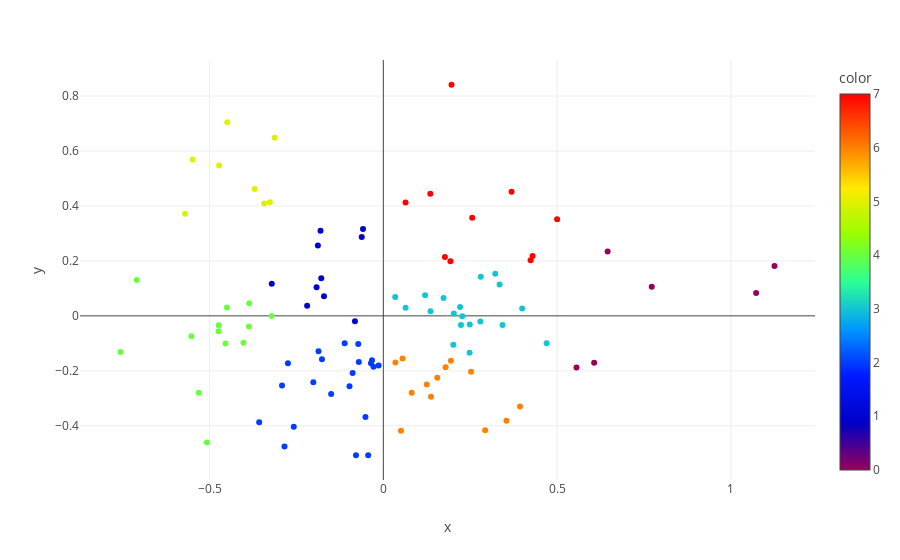

The code cell stored with this chart in its notebook:
### Markdown cell above
# Clustering
Clustering adalah proses pengelompokan data atau objek-objek serupa menjadi kelompok-kelompok yang lebih homogen berdasarkan kesamaan fitur atau karakteristik tertentu.

## K-Means
Algoritma k-means adalah metode clustering yang mengelompokkan data menjadi beberapa kelompok berdasarkan jaraknya ke pusat kelompok yang ditentukan secara iteratif.

Berikut ini penjelasan langkah-langkah algoritma clustering k-means:

1. Inisialisasi: Secara acak, pilih K titik data awal sebagai pusat-pusat awal (centroid). Pusat-pusat ini mewakili titik-titik pusat kelompok awal.

2. Penugasan: Untuk setiap titik data dalam himpunan data, hitung jarak antara titik tersebut dengan setiap pusat. Berikan titik data ke kelompok yang memiliki pusat terdekat dengan titik tersebut. Langkah ini biasanya menggunakan jarak Euclidean, tetapi bisa juga menggunakan metrik jarak lainnya.

3. Pembaruan: Setelah mengalokasikan semua titik data ke dalam kelompok-kelompok, hitung kembali pusat kelompok (centroid) dari setiap kelompok. Pusat kelompok dihitung sebagai nilai rata-rata dari semua titik data yang termasuk dalam kelompok tersebut.

4. Iterasi: Ulangi langkah penugasan dan pembaruan secara berulang hingga konvergensi. Konvergensi terjadi ketika penugasan titik-titik data ke kelompok-kelompok tidak berubah lagi atau ketika mencapai batas iterasi maksimum yang telah ditentukan sebelumnya.

5. Hasil Akhir: Setelah algoritma konvergen, titik-titik data dikelompokkan ke dalam K kelompok yang berbeda. Setiap titik data termasuk dalam kelompok yang memiliki pusat terdekat dengan titik tersebut.

### Code cell
# rubah bentuk data ke list 
data2 = list(zip(pca_df['x'], pca_df['y']))

# fit kmeans model
kmeans = KMeans(n_init=10, max_iter=1000).fit(data2)

# make scatter plot using plotly
fig = px.scatter(pca_df, x='x', y='y', color=kmeans.labels_, color_continuous_scale='rainbow', hover_data=[data.artist, data.name])
fig.show()

### Figure 1 — Plotly figure (JSON) as saved in the notebook; plotly's stock layout.template omitted (floating-point values rounded to 4 significant figures; data arrays with more than 128 entries replaced by an {"elided": "..."} marker saying what was removed)
{"data": [{"customdata": {"elided": "100x2 str values"}, "hovertemplate": "x=%{x}<br>y=%{y}<br>hover_data_0=%{customdata[0]}<br>hover_data_1=%{customdata[1]}<br>color=%{marker.color}<extra></extra>", "legendgroup": "", "marker": {"color": [3, 6, 4, 4, 4, 1, 2, 4, 6, 2, 5, 2, 2, 4, 4, 5, 4, 6, 4, 4, 6, 4, 2, 5, 2, 4, 6, 2, 3, 4, 6, 0, 2, 1, 2, 3, 5, 1, 1, 3, 3, 5, 7, 2, 2, 6, 3, 5, 1, 7, 5, 7, 7, 3, 3, 6, 0, 7, 3, 3, 3, 7, 1, 5, 0, 2, 6, 4, 0, 2, 2, 6, 1, 6, 2, 2, 3, 3, 3, 1, 7, 0, 7, 7, 7, 2, 3, 2, 6, 2, 1, 1, 2, 3, 6, 3, 2, 3, 3, 0], "coloraxis": "coloraxis", "symbol": "circle"}, "mode": "markers", "name": "", "orientation": "v", "showlegend": false, "type": "scatter", "x": [0.136, 0.05074, -0.3867, -0.454, -0.7095, -0.1884, -0.2844, -0.5523, 0.05528, -0.09737, -0.3427, -0.3572, -0.04363, -0.4737, -0.4501, -0.3701, -0.5313, 0.2524, -0.4741, -0.5076, 0.2929, -0.3859, -0.1766, -0.5705, -0.2015, -0.3217, 0.1372, -0.05151, 0.1732, -0.7563, 0.3542, 0.6066, -0.1113, -0.2192, -0.2915, 0.03427, -0.4492, -0.321, -0.1921, 0.2013, 0.2482, -0.5487, 0.06393, -0.1502, -0.2746, 0.0816, 0.064, -0.3124, -0.06218, 0.1962, -0.4725, 0.369, 0.2557, 0.2791, 0.3429, 0.1791, 1.126, 0.1352, 0.4699, 0.2029, 0.2208, 0.1771, -0.05851, -0.3266, 0.6454, -0.1865, 0.1552, -0.4024, 0.7722, -0.07216, -0.2578, 0.03474, -0.08172, 0.1248, -0.03553, -0.03269, 0.2234, 0.322, 0.2805, -0.1808, 0.4293, 0.5558, 0.4238, 0.5001, 0.1931, -0.02834, 0.227, -0.07875, 0.1945, -0.01367, -0.1708, -0.1786, -0.08843, 0.2486, 0.3932, 0.3994, -0.07052, 0.1203, 0.3346, 1.073], "xaxis": "x", "y": [0.01689, -0.4179, -0.03913, -0.1003, 0.1307, 0.2561, -0.4752, -0.07441, -0.1547, -0.2566, 0.4094, -0.3868, -0.5072, -0.0345, 0.03057, 0.4621, -0.2795, -0.203, -0.05575, -0.4605, -0.4161, 0.0457, -0.1577, 0.3715, -0.2415, -0.0005038, -0.294, -0.3684, 0.06539, -0.1312, -0.3815, -0.1703, -0.09939, 0.03661, -0.2537, 0.06868, 0.7049, 0.1173, 0.1038, -0.1053, -0.1342, 0.5695, 0.4128, -0.2843, -0.1727, -0.2797, 0.02999, 0.6485, 0.2875, 0.8412, 0.5475, 0.4522, 0.3571, -0.02069, -0.03335, -0.1875, 0.1818, 0.4442, -0.0995, 0.009078, 0.03223, 0.2141, 0.3164, 0.414, 0.234, -0.1288, -0.2251, -0.09766, 0.1064, -0.1027, -0.4037, -0.1701, -0.0195, -0.2494, -0.1729, -0.1615, -0.03295, 0.1532, 0.1425, 0.3102, 0.218, -0.1878, 0.2028, 0.3516, 0.1991, -0.1853, -0.001148, -0.5073, -0.1631, -0.1808, 0.07174, 0.1369, -0.2078, -0.03174, -0.3302, 0.02722, -0.1677, 0.07465, 0.1144, 0.08361], "yaxis": "y"}], "layout": {"coloraxis": {"colorbar": {"title": {"text": "color"}}, "colorscale": [[0, "rgb(150,0,90)"], [0.125, "rgb(0,0,200)"], [0.25, "rgb(0,25,255)"], [0.375, "rgb(0,152,255)"], [0.5, "rgb(44,255,150)"], [0.625, "rgb(151,255,0)"], [0.75, "rgb(255,234,0)"], [0.875, "rgb(255,111,0)"], [1, "rgb(255,0,0)"]]}, "legend": {"tracegroupgap": 0}, "margin": {"t": 60}, "xaxis": {"anchor": "y", "domain": [0, 1], "title": {"text": "x"}}, "yaxis": {"anchor": "x", "domain": [0, 1], "title": {"text": "y"}}}}
